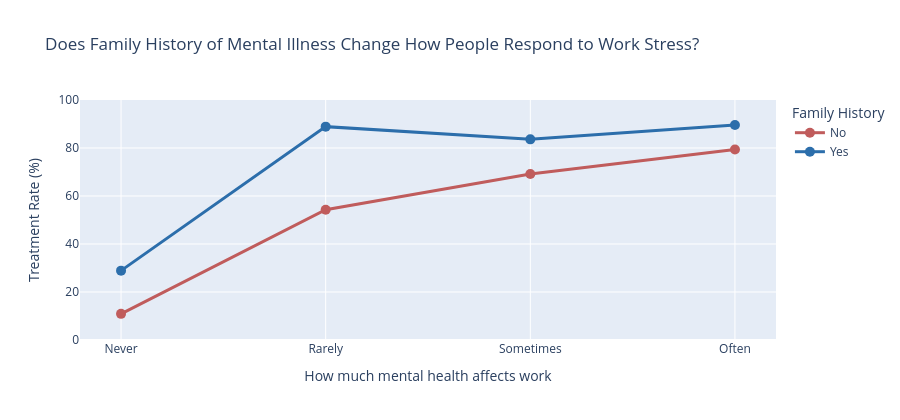

Notebook cell for this chart:
### Markdown cell above
### Chart 6 — Does Growing Up Around Mental Illness Change How You Handle Your Own?

### Code cell
# Compare treatment rates between family history Yes/No, split by work interference
fh_wi = tech_survey[tech_survey['work_interfere'].isin(['Never', 'Rarely', 'Sometimes', 'Often'])].copy()

fh_summary = fh_wi.groupby(['family_history', 'work_interfere'])['treatment'].apply(
    lambda x: round((x == 'Yes').mean() * 100, 1)
).reset_index()
fh_summary.columns = ['Family History', 'Work Interference', 'Treatment Rate (%)']

wi_order = ['Never', 'Rarely', 'Sometimes', 'Often']
fh_summary['Work Interference'] = pd.Categorical(fh_summary['Work Interference'], categories=wi_order, ordered=True)
fh_summary = fh_summary.sort_values('Work Interference')

fig = px.line(
    fh_summary,
    x='Work Interference',
    y='Treatment Rate (%)',
    color='Family History',
    markers=True,
    color_discrete_map={'Yes': '#2C6EAB', 'No': '#C05C5C'},
    title='Does Family History of Mental Illness Change How People Respond to Work Stress?',
    labels={'Work Interference': 'How much mental health affects work'}
)
fig.update_traces(line=dict(width=3), marker=dict(size=10))
fig.update_layout(height=420, yaxis=dict(range=[0, 100]))
fig.show()

### Figure 1 — Plotly figure (JSON) as saved in the notebook; plotly's stock layout.template omitted (floating-point values rounded to 4 significant figures)
{"data": [{"hovertemplate": "Family History=No<br>How much mental health affects work=%{x}<br>Treatment Rate (%)=%{y}<extra></extra>", "legendgroup": "No", "line": {"color": "#C05C5C", "dash": "solid", "width": 3}, "marker": {"size": 10, "symbol": "circle"}, "mode": "lines+markers", "name": "No", "orientation": "v", "showlegend": true, "type": "scatter", "x": ["Never", "Rarely", "Sometimes", "Often"], "xaxis": "x", "y": [10.9, 54.3, 69.2, 79.4], "yaxis": "y"}, {"hovertemplate": "Family History=Yes<br>How much mental health affects work=%{x}<br>Treatment Rate (%)=%{y}<extra></extra>", "legendgroup": "Yes", "line": {"color": "#2C6EAB", "dash": "solid", "width": 3}, "marker": {"size": 10, "symbol": "circle"}, "mode": "lines+markers", "name": "Yes", "orientation": "v", "showlegend": true, "type": "scatter", "x": ["Never", "Rarely", "Sometimes", "Often"], "xaxis": "x", "y": [28.9, 88.9, 83.6, 89.6], "yaxis": "y"}], "layout": {"height": 420, "legend": {"title": {"text": "Family History"}, "tracegroupgap": 0}, "title": {"text": "Does Family History of Mental Illness Change How People Respond to Work Stress?"}, "xaxis": {"anchor": "y", "domain": [0, 1], "title": {"text": "How much mental health affects work"}}, "yaxis": {"anchor": "x", "domain": [0, 1], "range": [0, 100], "title": {"text": "Treatment Rate (%)"}}}}
